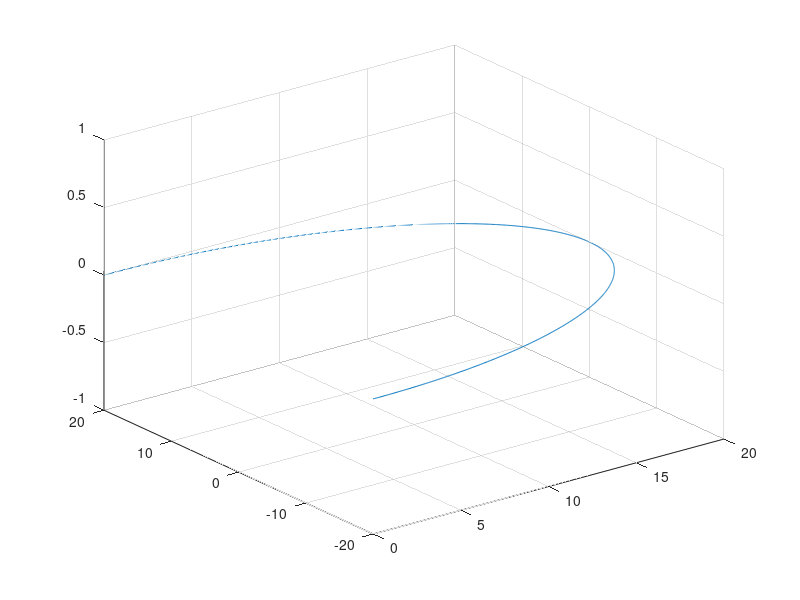

MATLAB code to generate this figure:
%By:        Shane Billingsley
%Class:     ASEN 2803 Dynamics & Controls Lab
%Date:      Spring 2023

% basis vectors in car-centered frame
car_i = [1 0 0];
car_j = [0 1 0];
car_k = [0 0 1];

% define banked turn
theta_deg = 60;
theta = theta_deg*(pi/180);
rho = 20;
phi = linspace(0,pi,1000);
X = rho*sin(phi); Y = rho*cos(phi);
Z = zeros(1,1000);


% define other constants
m = 1;
g = 9.81;
h_0 = 125;
h = 107.6795;
v = sqrt(2*g*(h_0-h));

% define unit vectors for forces in car-centered frame
w = [0 sin(theta) cos(theta)];
ac = [0 cos(theta) -sin(theta)];

% define known vectors
weight = m*g*w;
centri = (((v^2)/rho)*m)*ac;
S = (weight(2)+centri(2))*-car_j;
N = (weight(3)+centri(3))*-car_k;
G = abs((S+N)/(m*g));

%output G-loading
format = "G-loading is %2.8f G in the %s direction \n";
fprintf(format,(-G(2)),"leftward");
fprintf(format,(-G(3)),"upward");
fprintf("Total Length of Track is %3.2f m \n",(pi*rho));

%plot in 3D
plot3(X,Y,Z);
grid on;
